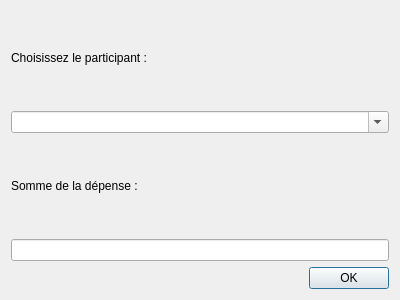
<?xml version="1.0" encoding="UTF-8"?>
<ui version="4.0">
 <class>Dialog</class>
 <widget class="QDialog" name="Dialog">
  <property name="geometry">
   <rect>
    <x>0</x>
    <y>0</y>
    <width>400</width>
    <height>300</height>
   </rect>
  </property>
  <property name="windowTitle">
   <string>Dialog</string>
  </property>
  <layout class="QVBoxLayout" name="verticalLayout">
   <item>
    <widget class="QLabel" name="label_2">
     <property name="text">
      <string>Choisissez le participant :</string>
     </property>
    </widget>
   </item>
   <item>
    <widget class="QComboBox" name="list">
     <property name="editable">
      <bool>true</bool>
     </property>
    </widget>
   </item>
   <item>
    <widget class="QLabel" name="label_3">
     <property name="text">
      <string>Somme de la dépense :</string>
     </property>
    </widget>
   </item>
   <item>
    <widget class="QLineEdit" name="amount_field"/>
   </item>
   <item>
    <layout class="QHBoxLayout" name="horizontalLayout">
     <item>
      <spacer name="horizontalSpacer">
       <property name="orientation">
        <enum>Qt::Horizontal</enum>
       </property>
       <property name="sizeHint" stdset="0">
        <size>
         <width>178</width>
         <height>20</height>
        </size>
       </property>
      </spacer>
     </item>
     <item>
      <widget class="QPushButton" name="ok_fullpopup">
       <property name="text">
        <string>OK</string>
       </property>
      </widget>
     </item>
    </layout>
   </item>
  </layout>
 </widget>
 <resources/>
 <connections/>
</ui>
